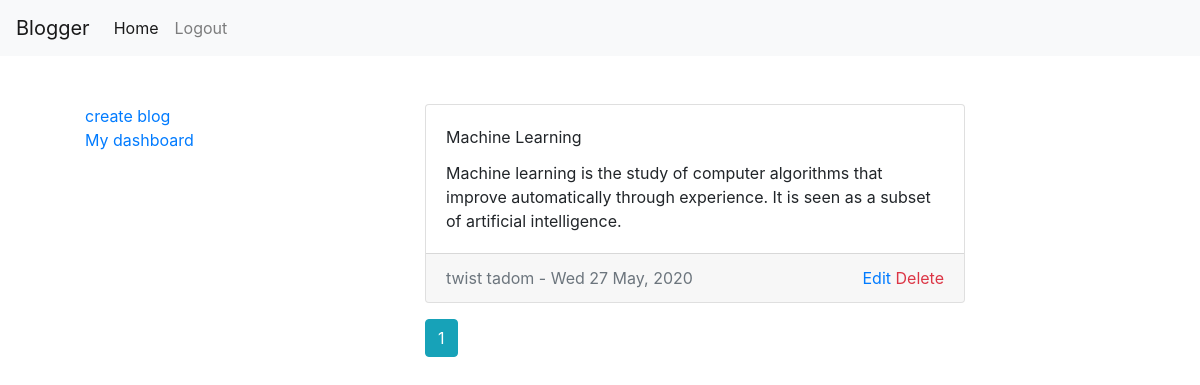
Screenshot of /dashboard/2 (signed in) with the database file from the repository.
### blog_app/model.py (models this page shows, shortened)
class Blog(db.Model):
    id = db.Column(db.INTEGER, primary_key=True, autoincrement=True)
    title = db.Column(db.TEXT, nullable=False)
    content = db.Column(db.TEXT, nullable=False)
    date_posted = db.Column(db.DATETIME, nullable=False, default=datetime.utcnow())
    author = db.Column(db.INTEGER, db.ForeignKey('users.id'), nullable=False)
    like = db.relationship('Likes', backref='liked', lazy=True)

class Users(db.Model, UserMixin):
    id = db.Column(db.INTEGER, primary_key=True, autoincrement=True)
    name = db.Column(db.String(50), nullable=False)
    email = db.Column(db.TEXT, nullable=False, unique=True)
    password = db.Column(db.TEXT, nullable=True)
    date_created = db.Column(db.DATETIME, nullable=False, default=datetime.utcnow())
    blog = db.relationship('Blog', backref='writer', lazy=True)
    like = db.relationship('Likes', backref='liker', lazy=True)

### blog_app/user.py (the view)
@app.route('/dashboard/<int:user_id>')
@login_required
def dashboard(user_id):
    page = request.args.get('page')
    blogs = Blog.query.filter_by(author=user_id).paginate(page=page, per_page=5)
    return render_template('user/dashboard.html', blogs=blogs)

### blog_app/model.py (called while the page is built)
@login_manager.user_loader
def load_user(user_id):
    return Users.query.get(int(user_id))

### blog_app/templates/user/dashboard.html
{% extends('base.html') %}
{% block content %}
    <div>
        {% if blogs.items %}
            {% for blog in blogs.items %}
                <div class="card mb-3">
                    <div class="card-body">
                        <div class="card-title text-capitalize">{{ blog.title }}</div>
                        <div class="card-text">
                            {{ blog.content }}
                        </div>
                    </div>
                    <div class="card-footer text-muted d-flex justify-content-between" >
                        <div>{{ blog.writer.name }} - <time>{{ blog.date_posted.strftime('%a %d %b, %Y') }}</time></div>
                        <div>
                            <a href="{{ url_for('edit', blog_id=blog.id) }}">Edit</a>
                            <a id="delete"
                               style="color: #dc3545 !important; "
                               href="{{ url_for('delete', blog_id=blog.id) }}"
                            >
                                Delete
                            </a>
                        </div>
                    </div>
                </div>
            {% endfor %}
            {% for page_num in blogs.iter_pages() %}
                {% if page_num %}
                    {% if blogs.page == page_num %}
                        <a class="btn btn-info" href="{{ url_for('home', page=page_num) }}">{{ page_num }}</a>
                    {% else %}
                        <a class="btn btn-outline-info" href="{{ url_for('home', page=page_num) }}">{{ page_num }}</a>
                    {% endif %}
                {% endif %}
            {% endfor %}
        {% else %}
            <div class="image-container">
                <img src="{{ url_for('static', filename='images/blog.png')}}" alt="empty blog">
            </div>
            You have not written any blog. <a href="{{ url_for('create')}}">Start writing today</a>
        {% endif %}
    </div>
{% endblock %}

### rows the page displays
Blog: title "Machine Learning", content "Machine learning is the study of computer algorithms that improve automatically through experience. It is seen as a subset of artificial intelligence.", writer.name "twist tadom", date_posted "Wed 27 May, 2020"

### other values shown
{{ page_num }} "1"
